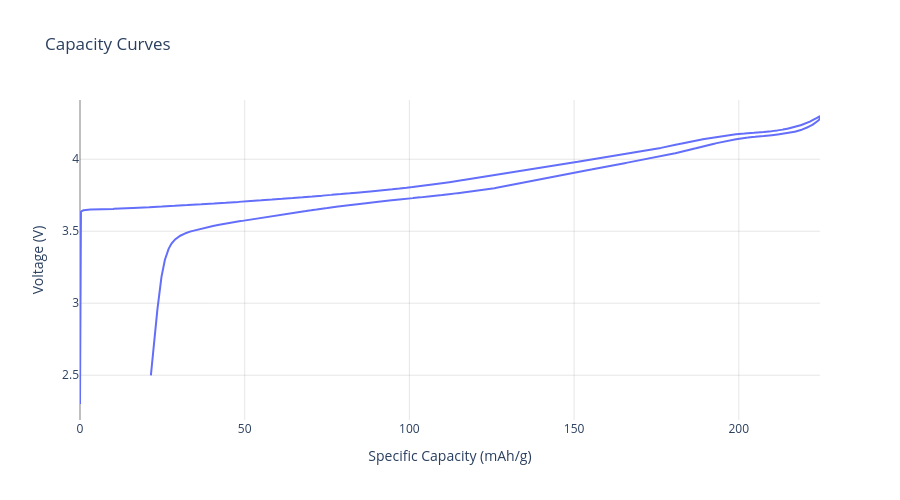

The cell this chart's notebook holds for it:
### Code cell
# NMC811

half_cell = (
    pd.read_csv(
        '../local_data/active_materials/cathode/NMC811.csv',
        names=['specific_capacity', 'voltage', 'direction', 'id'],
        skiprows=1
    ).drop(
        columns=['id']
    ).assign(
        direction = lambda x: x['direction'].apply(lambda y: 'discharge' if y == 'CC_DChg' else 'charge'),
    )
)

nmc811 = CathodeMaterial(
    name = 'NMC811',
    reference = 'Li/Li+',
    specific_cost = 25.00,
    density = 4.8,
    specific_capacity_curves = half_cell,
    color='#7f8f87'
)

nmc811.plot_specific_capacity_curves(width=900, height=500).show()

### Figure 1 — Plotly figure (JSON) as saved in the notebook; plotly's stock layout.template omitted (floating-point values rounded to 4 significant figures; data arrays with more than 128 entries replaced by an {"elided": "..."} marker saying what was removed)
{"data": [{"hovertemplate": "<b>%{fullData.name}</b><br>Capacity: %{x:.2f} mAh/g<br>Voltage: %{y:.3f} V<br><i>Individual Material</i><extra></extra>", "line": {"width": 2}, "mode": "lines", "name": "4.3002 V", "type": "scatter", "x": {"elided": "5846 float values"}, "y": {"elided": "5846 float values"}}], "layout": {"height": 500, "hovermode": "closest", "paper_bgcolor": "white", "plot_bgcolor": "white", "title": {"text": "Capacity Curves"}, "width": 900, "xaxis": {"gridcolor": "rgba(128, 128, 128, 0.2)", "gridwidth": 1, "showgrid": true, "title": {"text": "Specific Capacity (mAh/g)"}, "zeroline": true, "zerolinecolor": "rgba(0, 0, 0, 0.5)", "zerolinewidth": 1}, "yaxis": {"gridcolor": "rgba(128, 128, 128, 0.2)", "gridwidth": 1, "showgrid": true, "title": {"text": "Voltage (V)"}, "zeroline": true, "zerolinecolor": "rgba(0, 0, 0, 0.5)", "zerolinewidth": 1}}}
